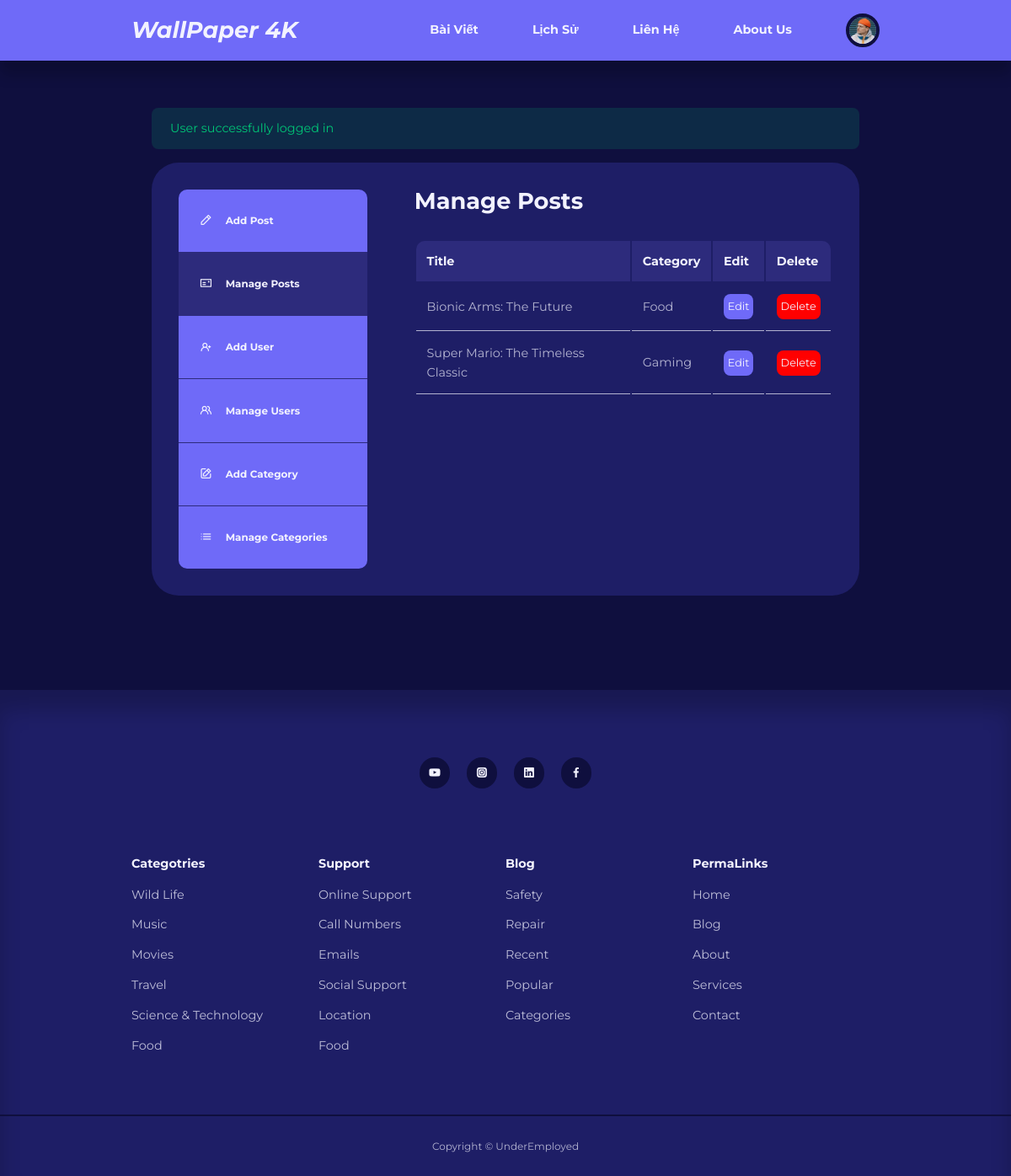
Screenshot of /admin/index.php (signed in) with the database file from the repository.
### tables this page shows
CREATE TABLE IF NOT EXISTS `users` (
  `id` int UNSIGNED NOT NULL AUTO_INCREMENT,
  `firstname` varchar(50) NOT NULL,
  `lastname` varchar(50) NOT NULL,
  `full_name` varchar(100) NOT NULL,
  `username` varchar(50) NOT NULL,
  `email` varchar(100) NOT NULL,
  `password` varchar(255) NOT NULL,
  `avatar` varchar(255) NOT NULL,
  `is_admin` tinyint(1) NOT NULL,
  PRIMARY KEY (`id`)
);

CREATE TABLE IF NOT EXISTS `posts` (
  `id` int UNSIGNED NOT NULL AUTO_INCREMENT,
  `title` varchar(255) NOT NULL,
  `body` text NOT NULL,
  `thumbnail` varchar(255) NOT NULL,
  `date_time` timestamp NOT NULL DEFAULT CURRENT_TIMESTAMP,
  `category_id` int UNSIGNED DEFAULT NULL,
  `author_id` int UNSIGNED NOT NULL,
  `is_featured` tinyint(1) NOT NULL,
  PRIMARY KEY (`id`),
  KEY `FK_blog_category` (`category_id`),
  KEY `FK_blog_author` (`author_id`)
);

CREATE TABLE IF NOT EXISTS `categories` (
  `id` int UNSIGNED NOT NULL AUTO_INCREMENT,
  `title` varchar(50) NOT NULL,
  `description` text NOT NULL,
  PRIMARY KEY (`id`)
);

### admin/partials/header.php (called while the page is built, shortened)
<?php
require '../partials/header.php';
?>

### admin/index.php (the view, shortened to what this page needs)
<?php
include "partials/header.php";
$current_user_id = $_SESSION['user-id'];
$query = "SELECT id, title, category_id FROM posts WHERE author_id = :current_user_id ORDER BY id DESC";
$stmt = $connection->prepare($query);
$stmt->bindParam(':current_user_id', $current_user_id, PDO::PARAM_INT);
$stmt->execute();
$posts = $stmt->fetchAll(PDO::FETCH_ASSOC);
?>
<section class="dashboard">
    <?php if (isset($_SESSION['signin-success'])): ?>
        <div class="alert__message success container">
            <p>
                <?=$_SESSION['signin-success'];
                ?>
            </p>
        </div>
    <?php endif ?>
    <div class="container dashboard__container">
        <aside>
            <ul>
                <li>
                    <a href="<?= ROOT_URL ?>admin/add-post.php">
                        <i class="uil uil-pen"></i>
                        <h5>Add Post</h5>
                    </a>
                </li>
                <li>
                    <a href="<?= ROOT_URL ?>admin/index.php" class="active" >
                    <i class="uil uil-postcard"></i>
                        <h5>Manage Posts</h5>
                    </a>
                </li>
                <?php if (isset($_SESSION['user_is_admin'])) : ?>
                <li>
                    <a href="<?= ROOT_URL ?>admin/add-user.php">
                        <i class="uil uil-user-plus"></i>
                        <h5>Add User</h5>
                    </a>
                </li>
                <li>
                    <a href="<?= ROOT_URL ?>admin/manage-users.php">
                        <i class="uil uil-users-alt"></i>
                        <h5>Manage Users</h5>
                    </a>
                </li>
                <li>
                    <a href="<?= ROOT_URL ?>admin/add-category.php">
                        <i class="uil uil-edit"></i>
                        <h5>Add Category</h5>
                    </a>
                </li>
                <li>
                    <a href="<?= ROOT_URL ?>admin/manage-categories.php" >
                        <i class="uil uil-list-ul"></i>
                        <h5>Manage Categories</h5>
                    </a>
                </li>
                <?php endif ?>
            </ul>
        </aside>
        <main>
            <h2>Manage Posts</h2>
            <table>
            <?php if (count($posts) > 0 ): ?>
                <thead>
                    <tr>
                        <th>Title</th>
                        <th>Category</th>
                        <th>Edit</th>
                        <th>Delete</th>
                    </tr>
                </thead>
                <tbody>
                    <?php foreach($posts as $post): ?>
                        <?php
                        $category_id = $post['category_id'];
                        $category_query = "SELECT title FROM categories WHERE id = :category_id";
                        $category_stmt = $connection->prepare($category_query);
                        $category_stmt->bindParam(':category_id', $category_id, PDO::PARAM_INT);
                        $category_stmt->execute();
                        $category = $category_stmt->fetch(PDO::FETCH_ASSOC);
                        ?>
                    <tr>
                        <td><?=$post['title']?></td>
                        <td><?=$category['title']?></td>
                        <td><a href="<?= ROOT_URL ?>admin/edit-post.php?id=<?= $post['id'] ?>" class="btn sm">Edit</a></td>
                        <td><a href="<?= ROOT_URL ?>admin/delete-post.php?id=<?= $post['id'] ?>" class="btn sm danger">Delete</a></td>
                    </tr>
                    <?php endforeach ?>
                </tbody>
            <?php else :?>
                <div class="alert alert__message error"><?= "No posts found" ?></div>
            <?php endif ?>
            </table>
        </main>
    </div>
</section>
<?php
include "../partials/footer.php";
?>

### partials/header.php (shortened to what this page needs)
<?php
require 'config/database.php';
if (isset($_SESSION['user-id'])) {
    $id = filter_var($_SESSION['user-id'], FILTER_SANITIZE_NUMBER_INT);
    $query = "SELECT avatar FROM users WHERE id = :id";
    $stmt = $connection->prepare($query);
    $stmt->bindParam(':id', $id, PDO::PARAM_INT);
    $stmt->execute();
    $avatar = $stmt->fetch(PDO::FETCH_ASSOC);
}
?>
<!DOCTYPE HTML>
<html lang="en">
<head>
    <link rel="stylesheet" href="<?= ROOT_URL ?>css/style.css">
    <link rel="stylesheet" href="https://unicons.iconscout.com/release/v4.0.8/css/line.css">
</head>
<body>
    <nav>
        <div class="container nav__container">
            <a href="<?= ROOT_URL ?>index.php" class="nav__logo"><h2 style="font-style: oblique;">WallPaper 4K</h3></a>
            <ul class="nav__items">
                <li><a href="<?= ROOT_URL ?>blog.php" class="nav-bar-tilte-hover">Bài Viết</a></li>
                <li><a href="<?= ROOT_URL ?>services.php" class="nav-bar-tilte-hover">Lịch Sử</a></li>
                <li><a href="<?= ROOT_URL ?>contact.php" class="nav-bar-tilte-hover">Liên Hệ</a></li>
                <li><a href="<?= ROOT_URL ?>about.php" class="nav-bar-tilte-hover">About Us</a></li>
                <?php if (isset($_SESSION['user-id'])) : ?>
                <li class="nav__profile">
                    <div class="avatar">
                        <img src="<?= ROOT_URL . 'images/' . $avatar['avatar'] ?>">
                    </div>
                </li>
                <?php else : ?>
                    <li><a href="<?= ROOT_URL ?>signin.php" class="nav-bar-tilte-hover">Đăng Nhập</a></li>
                <?php endif ?>
            </ul>
        </div>
    </nav>

### css/style.css (style rules this page uses)
:root { --color-primary: #6f6af8; --color-primary-light: hsl(242, 91%, 69%, 18%); --color-primary-variant: #5854c7; --color-red: #da0f3f; --color-red-light: hsl(346, 87%, 46%, 15%); --color-green: #00c476; --color-green-light: hsl(156, 100%, 38%, 15%); --color-gray-900: #1e1e66; --color-gray-700: #2d2b7c; --color-gray-300: rgba(242, 242, 254, 0.3); --color-gray-200: rgba(242, 242, 254, 0.7); --color-white: #f2f2fe; --color-bg: #0f0f3e; --transition: all 300ms ease; --container-width-lg: 74%; --container-width-md: 88%; --form-width: 40%; --card-border-radius-1: 0.3rem; --card-border-radius-2: 0.5rem; --card-border-radius-3: 0.8rem; --card-border-radius-4: 2rem; --card-border-radius-5: 5rem; }
* { margin: 0; padding: 0; outline: 0; border: 0; appearance: 0; list-style: none; text-decoration: none; box-sizing: border-box; }
body { font-family: "Montserrat", sans-serif; line-height: 1.6; color: var(--color-gray-200); overflow-x: hidden; background: var(--color-bg); font-size: 0.9rem; }
.container { width: var(--container-width-lg); max-width: 1800px; margin-inline: auto; }
section { margin-top: 3rem; width: 100vw; }
h1, h2, h3, h4, h5 { color: var(--color-white); line-height: 1.3; }
h2 { font-size: 1.7rem; margin: 1rem 0; }
a { color: var(--color-white); }
img { display: block; width: 100%; object-fit: cover; height: 100%; }
nav { background: var(--color-primary); width: 100vw; height: 4.5rem; position: fixed; top: 0; z-index: 10; box-shadow: 0 1rem 1rem rgba(0, 0, 0, 0.2); }
.nav__container { height: 100%; display: flex; align-items: center; justify-content: space-between; }
.avatar { width: 2.5rem; height: 2.5rem; border-radius: 50%; overflow: hidden; border: 0.3rem solid var(--color-bg); }
.nav__logo { font-weight: 600; font-size: 1.2rem; }
.nav__items { display: flex; align-items: center; gap: 4rem; font-weight: bold; }
.nav__profile { position: relative; cursor: pointer; }
.btn { display: inline-block; width: fit-content; padding: 0.6rem 1.2rem; background-color: var(--color-primary); border-radius: var(--card-border-radius-2); cursor: pointer; transition: var(--transition); color: var(--color-white); }
.btn.sm { padding: 0.3rem; font-size: 0.8rem; }
.btn.danger { background-color: red; }
.dashboard { margin-top: 6rem; padding: 2rem; }
.dashboard__container { display: grid; grid-template-columns: 14rem auto; gap: 2rem; background: var(--color-gray-900); padding: 2rem; margin-bottom: 5rem; border-radius: 2rem; }
.dashboard aside a { color: var(--color-white); background: var(--color-primary); display: flex; gap: 1rem; align-items: center; padding: 1.6rem; }
.dashboard aside ul li:not(:last-child) a { border-bottom: 1px solid var(--color-gray-700); }
.dashboard aside a.active { background-color: var(--color-gray-700); }
.dashboard aside ul li:not(:last-child):not(:first-child) a { border-bottom: 1px solid var(--color-gray-700); }
.dashboard aside ul li:first-child a { border-top-left-radius: 10px; border-top-right-radius: 10px; }
.dashboard main table th:first-child { border-top-left-radius: 10px; }
.dashboard main table th:last-child { border-top-right-radius: 10px; }
.dashboard aside ul li:last-child a { border-bottom-left-radius: 10px; border-bottom-right-radius: 10px; }
.dashboard main { margin-left: 1.5rem; }
.dashboard main h2 { margin: 0 0 2rem 0; line-height: 1; }
.dashboard main table { width: 100%; text-align: left; }
.dashboard main table th { background: var(--color-gray-700); padding: 0.8rem; color: var(--color-white); }
.dashboard main table td { padding: 0.8rem; border-bottom: 1px solid var(--color-gray-200); }
.alert__message { padding: 0.8rem 1.4rem; margin-bottom: 1rem; border-radius: var(--card-border-radius-2); }
.alert__message.success { background: var(--color-green-light); color: var(--color-green); }

### partials/header.php (style rules this page uses)
.nav-bar-tilte-hover { display: inline-block; transition: transform 0.3s ease; }

### rows the page displays
users: avatar (picture)
posts: title "Bionic Arms: The Future", category.title "Food"
posts: title "Super Mario: The Timeless Classic", category.title "Gaming"

### other values shown
$_SESSION['signin-success'] "User successfully logged in"
